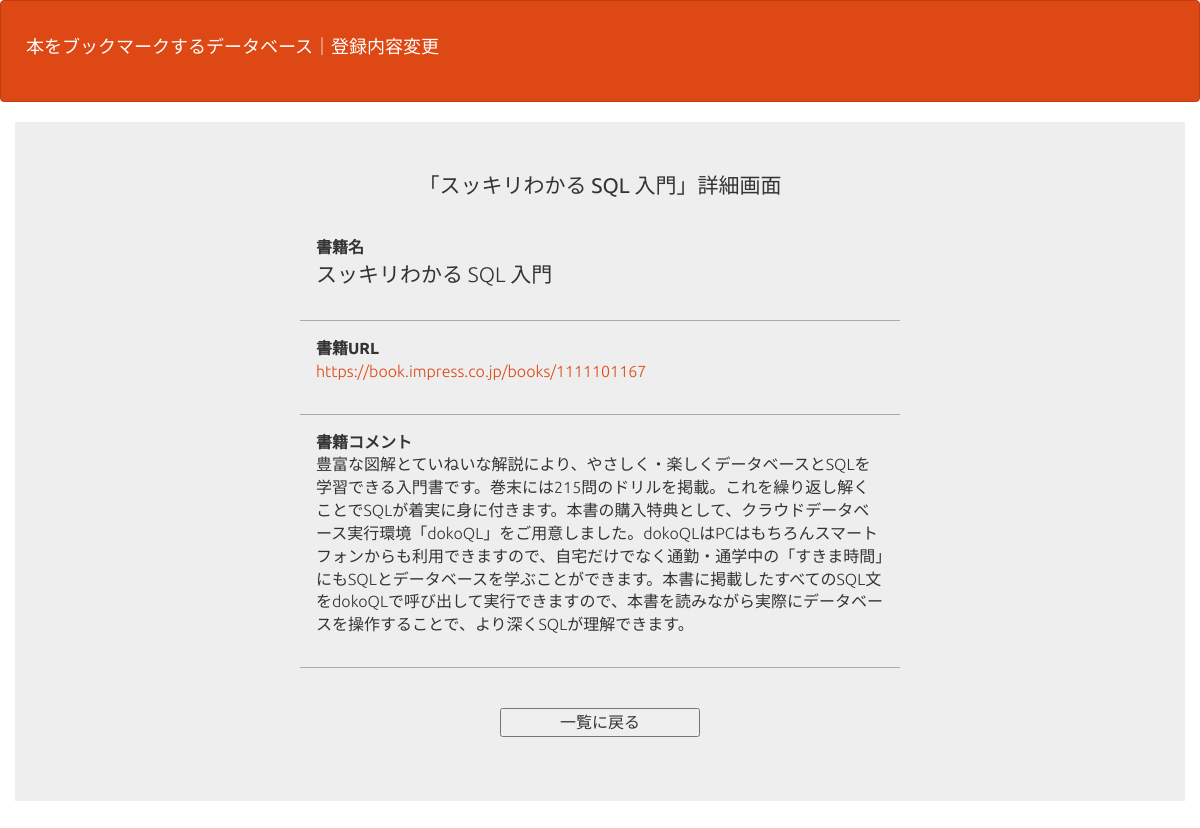
/BOOKMARK/bm_moredetail_view.php?id=8, run on the app's committed database.
### tables this page shows
CREATE TABLE IF NOT EXISTS `gs_bm_table` (
`id` int(11) NOT NULL,
  `name` varchar(64) NOT NULL,
  `url` text NOT NULL,
  `comment` text NOT NULL,
  `indate` datetime NOT NULL
);

### BOOKMARK/bm_moredetail_view.php (the view, shortened to what this page needs)
<?php
$id = $_GET["id"];
$pdo = db_con();
$stmt = $pdo->prepare("SELECT * FROM gs_bm_table WHERE id=:id");
$stmt->bindValue(':id', $id);
$status = $stmt->execute();
if($status==false){
  $error = $stmt->errorInfo();
  exit("ErrorQuery:".$error[2]);
}else{
  $row = $stmt->fetch();
}
?>
<!DOCTYPE html>
<html lang="ja">
<head>
    <link rel="stylesheet" href="css/bootstrap.min.css">
    <link rel="stylesheet" href="css/fieldset_style.css">
</head>
<body>
<header>
  <nav class="navbar navbar-default">
    <div class="container-fluid">
    <div class="navbar-header"><p class="navbar-brand">本をブックマークするデータベース｜登録内容変更</p></div>
    </div>
  </nav>
</header>
<form method="post" action="bm_update.php">
    <div class="container jumbotron">
    <fieldset id="fs">
        <legend>「<?=$row["name"]?>」詳細画面</legend>
            <ol>
            <li>
                <label>書籍名</label>
                <p><?=$row["name"]?></p>
            </li>
            <li>
                <label>書籍URL</label>
                <p style="font-size:16px;"><a href="<?=$row["url"]?>" target="_blank"><?=$row["url"]?></a></p>
            </li>
            <li>
                <label>書籍コメント</label>
                <p style="font-size:16px;"><?=$row["comment"]?></p>
            </li>
            </ol>
        <input type="button" value="一覧に戻る"  onClick="location.href='bm_list_commonview.php'">
    </fieldset>
  </div>
</form>
</body>
</html>

### BOOKMARK/css/fieldset_style.css (style rules this page uses)
#fs { margin: 0; padding: 0; }
legend { border: none; margin: 0; text-align: center; }
fieldset ol { display: block; width: 600px; margin: 20px auto 40px; padding: 0; }
fieldset ol li { display: block; width: 600px; padding: 16px; list-style: none; border-bottom: 1px solid #aaaaaa; }
fieldset ol li label { width: 120px; margin: 0; }
input[type=submit], input[type=button] { display: block; width: 200px; margin: 16px auto; }

### BOOKMARK/bm_moredetail_view.php (style rules this page uses)
div { padding: 10px;font-size:16px; }

### data on the page
gs_bm_table: name "スッキリわかる SQL 入門", url "https://book.impress.co.jp/books/1111101167", comment "豊富な図解とていねいな解説により、やさしく・楽しくデータベースとSQLを学習できる入門書です。巻末には215問のドリルを掲載。これを繰り返し解くことでSQLが着実に身に付きます。本書の購入特典として、クラウドデータベース実行環境「dokoQL」をご用意しました。dokoQLはPCはもちろんスマートフォンからも利用できますので、自宅だけでなく通勤・通学中の「すきま時間」にもSQLとデータベースを学ぶことができます。本書に掲載したすべてのSQL文をdokoQLで呼び出して実行できますので、本書を読みながら実際にデータベースを操作することで、より深くSQLが理解できます。"
